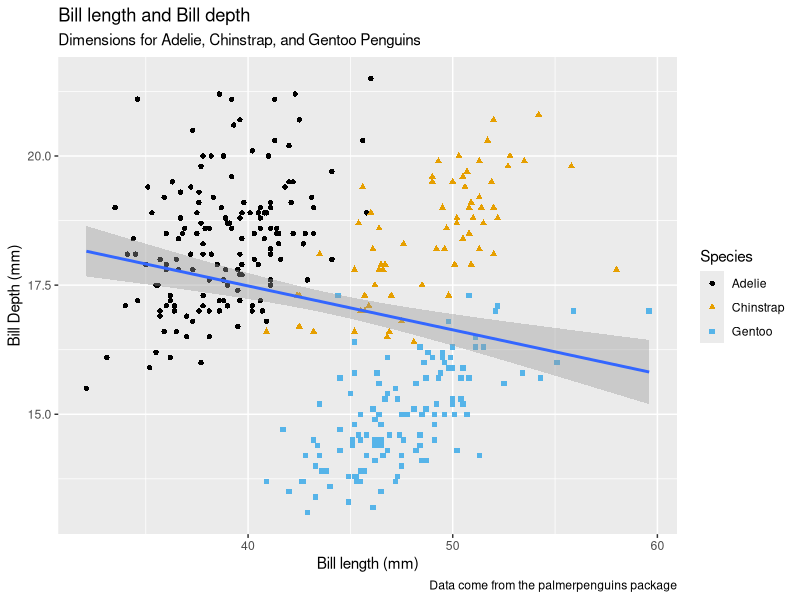
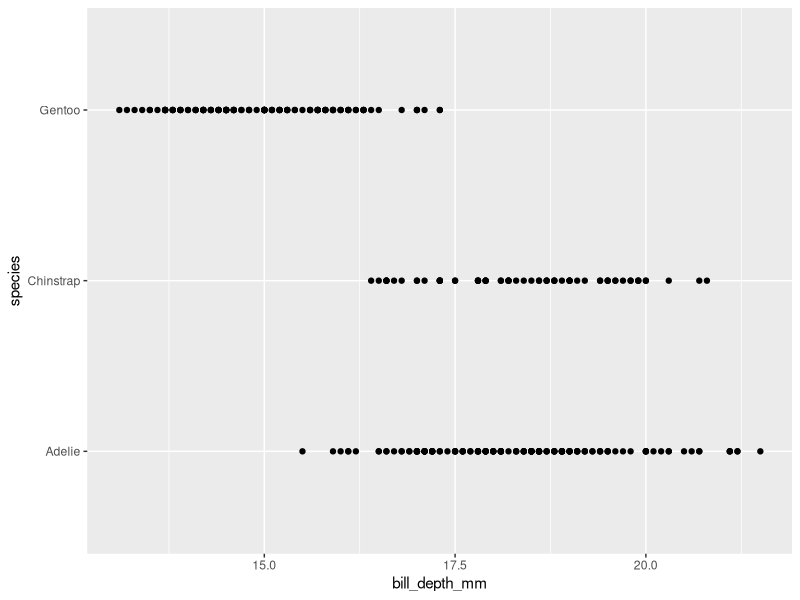
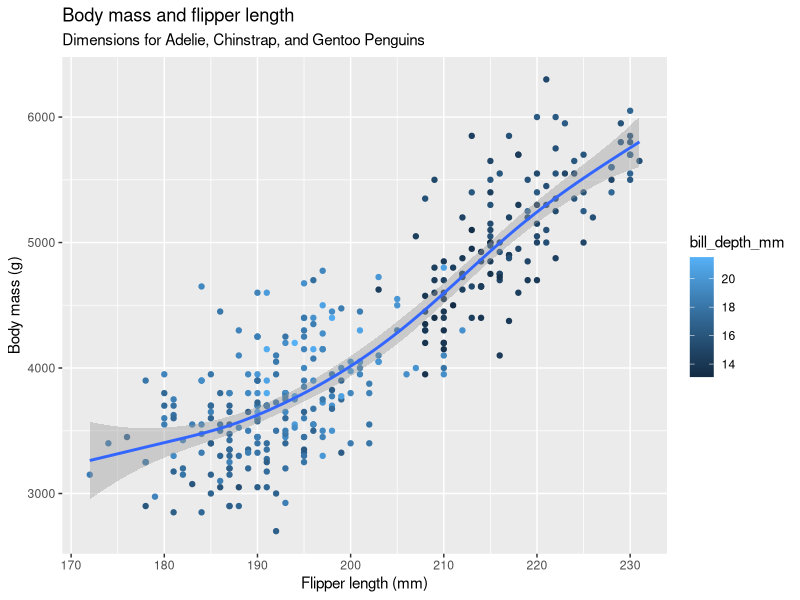
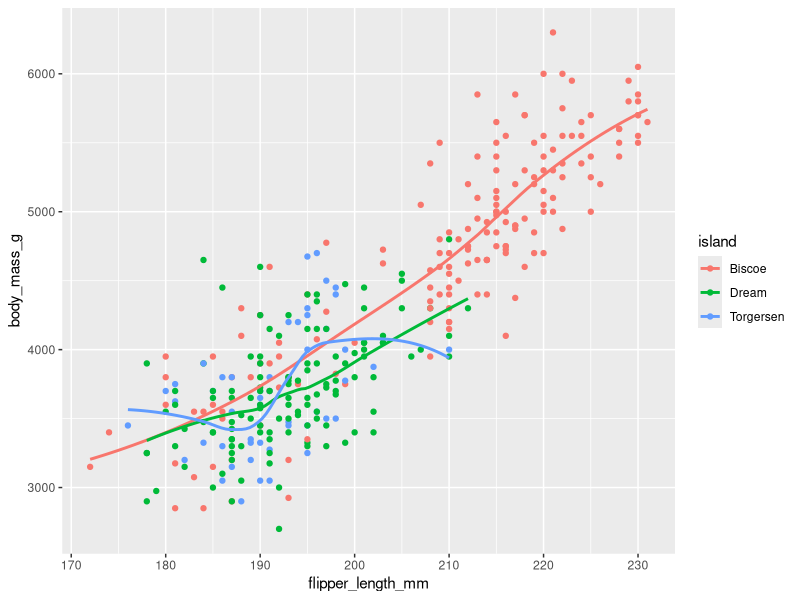
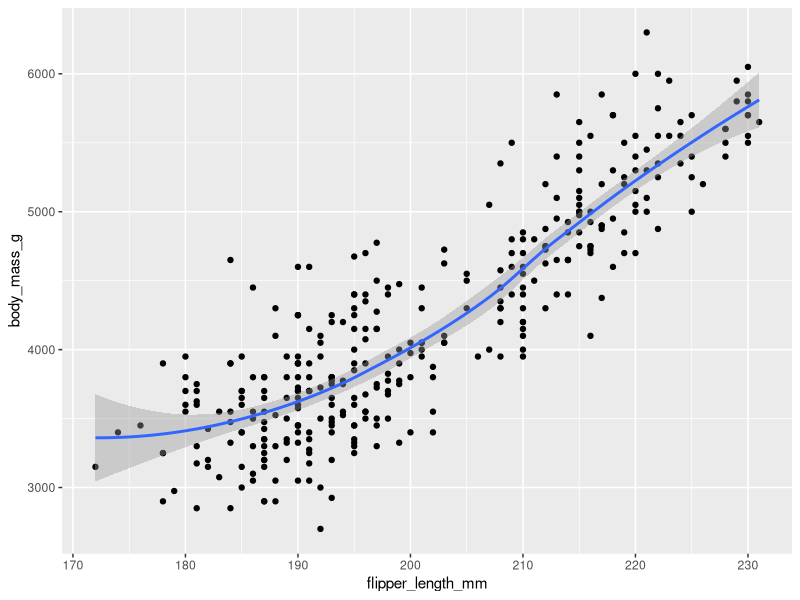
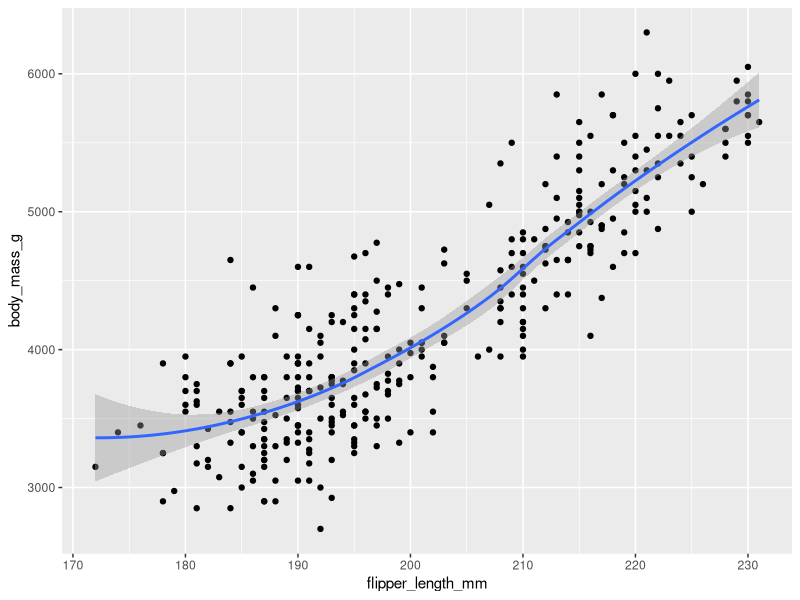
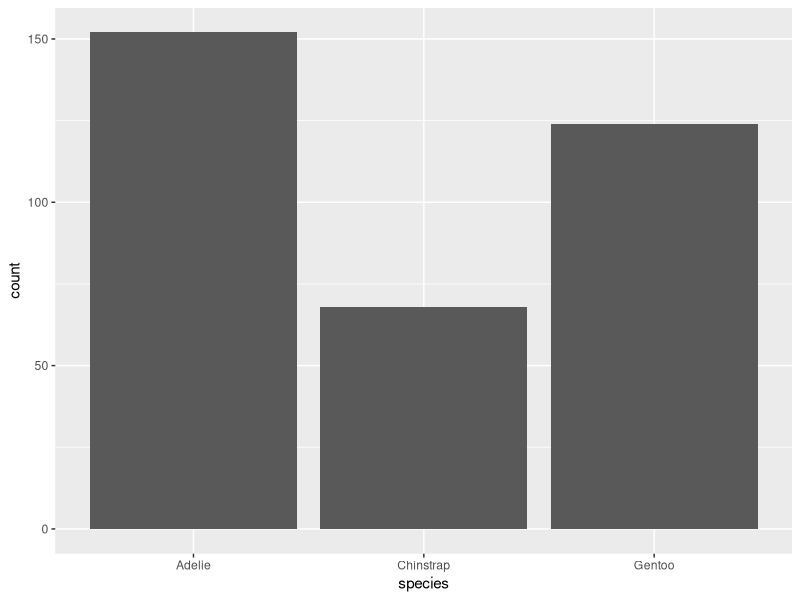
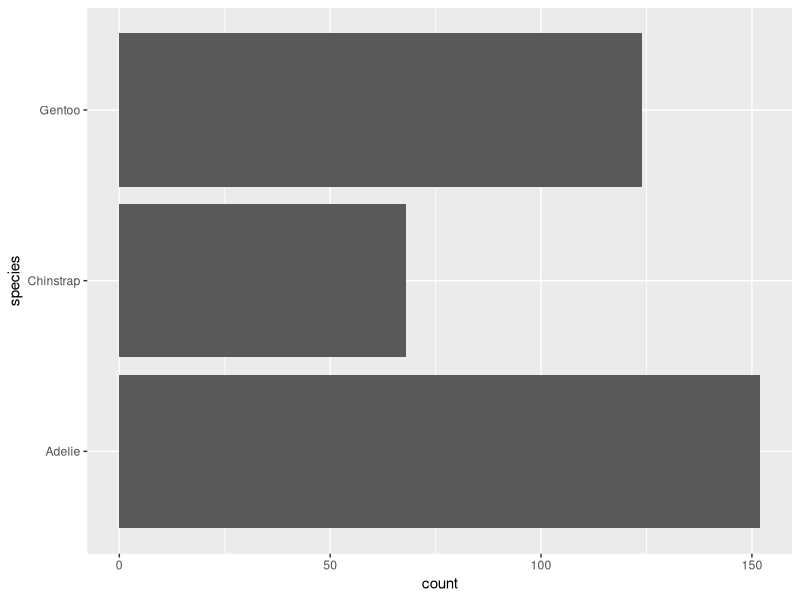

These charts were generated, in order, by the following R code:
## ---- chunk 1
knitr::opts_chunk$set(echo = TRUE)
library(tidyverse)
library(palmerpenguins) #load data
library(ggthemes)
## ---- chunk 2
df <- 
  palmerpenguins::penguins
df
## ---- chunk 3
nrow(df)

## ---- chunk 4
isTRUE("bill_depth_mm" %in% colnames(df))

## ---- chunk 5
ggplot(
  data = df,
  mapping = 
    aes(
      x = bill_length_mm,
      y = bill_depth_mm
    )
  )+
    geom_point(
      aes(
        color = species, 
        shape = species
        ),
      na.rm = TRUE
    ) +
    geom_smooth(
      method = "lm"
    ) +
    labs(
      title = "Bill length and Bill depth",
      subtitle = "Dimensions for Adelie, Chinstrap, and Gentoo Penguins",
      caption = "Data come from the palmerpenguins package",
      x = "Bill length (mm)", 
      y = "Bill Depth (mm)",
      color = "Species", 
      shape = "Species"
    ) +
    scale_color_colorblind()

## ---- chunk 6
ggplot(
  data = df,
  mapping = 
    aes(
      x = bill_depth_mm,
      y = species
    )
) +
  geom_point(
    na.rm = TRUE
  )
## ---- chunk 7
ggplot(
  data = penguins,
  mapping = 
    aes(
      x = flipper_length_mm, 
      y = body_mass_g
      )
) +
  geom_point(
    aes(
      color = bill_depth_mm
      )
    ) +
  geom_smooth(
    method = "gam"
    ) +
  labs(
    title = "Body mass and flipper length",
    subtitle = "Dimensions for Adelie, Chinstrap, and Gentoo Penguins",
    x = "Flipper length (mm)", 
    y = "Body mass (g)",
    
  ) 
## ---- chunk 8
ggplot(
  data = df,
  mapping = 
    aes(
      x = flipper_length_mm, 
      y = body_mass_g, 
      color = island
      )
) +
  geom_point() +
  geom_smooth(se = FALSE)
## ---- chunk 9
ggplot(
  data = penguins,
  mapping = 
    aes(
      x = flipper_length_mm, 
      y = body_mass_g
      )
) +
  geom_point() +
  geom_smooth()

ggplot() +
  geom_point(
    data = penguins,
    mapping = 
      aes(
        x = flipper_length_mm, 
        y = body_mass_g
        )
  ) +
  geom_smooth(
    data = penguins,
    mapping = 
      aes(
        x = flipper_length_mm, 
        y = body_mass_g
        )
  )
## ---- chunk 10
ggplot(
  data = df,
  mapping = 
    aes(
      x = species
    )
) +
  geom_bar()
## ---- chunk 11
ggplot(
  data = df,
  mapping = 
    aes(
      y = species
    )
) +
  geom_bar()
## ---- chunk 12
ggplot(
  penguins, 
  aes(
    x = species
    )
  ) +
  geom_bar(
    color = "red"
    )

ggplot(
  penguins, 
  aes(
    x = species
    )
  ) +
  geom_bar(
    fill = "red"
    )
## ---- chunk 13
ggplot(
  df, 
  aes(
    x = species,
    y = body_mass_g
    )
  ) +
  geom_boxplot()
## ---- chunk 14
ggplot(
  df, 
  aes(
    x = body_mass_g, 
    color = species
    )
  ) +
  geom_density(
    linewidth = 0.75
    )
## ---- chunk 15
ggplot(
  df, 
  aes(
    x = body_mass_g, 
    color = species, 
    fill = species
    )
  ) +
  geom_density(
    alpha = 0.5
    )
## ---- chunk 16
ggplot(
  df, 
  aes(
    x = island, 
    fill = species
    )
  ) +
  geom_bar()
## ---- chunk 17
ggplot(
  df, 
  aes(
    x = island, 
    fill = species)
  ) +
  geom_bar(
    position = "fill"
    )
## ---- chunk 18
ggplot(
  df, 
  aes(
    x = flipper_length_mm, 
    y = body_mass_g
    )
  ) +
  geom_point(
    aes(
      color = species, 
      shape = island
      )
    )

## ---- chunk 19
ggplot(
  df, 
  aes(
    x = flipper_length_mm, 
    y = body_mass_g)
  ) +
  geom_point(
    aes(
      color = species, 
      shape = species
      )
    ) +
  facet_wrap(~island)
## ---- chunk 20
df <- ggplot2::mpg
is.numeric(df)
## ---- chunk 21
ggplot(
  df,
  aes(
    x = hwy,
    y = displ,
    color = year,
    size = manufacturer,
    shape = class
  )
) +
  geom_point()
## ---- chunk 22
ggplot(
  df,
  aes(
    x = hwy,
    y = displ,
    linewidth = model
  )
) +
  geom_point(
    
  )
## ---- chunk 23
ggplot(
  data = penguins,
  mapping = 
    aes(
      x = bill_length_mm, 
      y = bill_depth_mm, 
      color = species, 
      shape = species
  )
) +
  geom_point() 
## ---- chunk 24
ggplot(
  penguins, 
  aes(
    x = island, 
    fill = species
    )
  ) +
  geom_bar(
    position = "fill"
    )

ggplot(
  penguins, 
  aes(
    x = species, 
    fill = island
    )
  ) +
  geom_bar(
    position = "fill")

